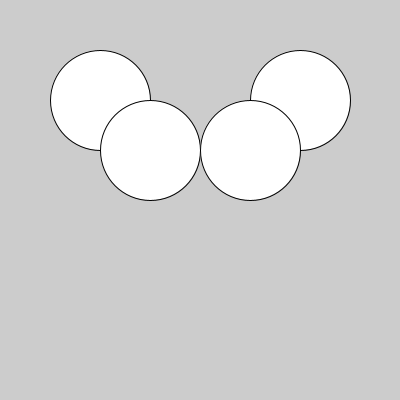
Frame 1 (no input)
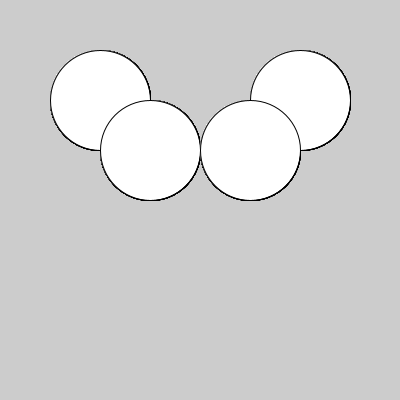
Frame 60 (the mouse pressed at the canvas centre just before this capture)
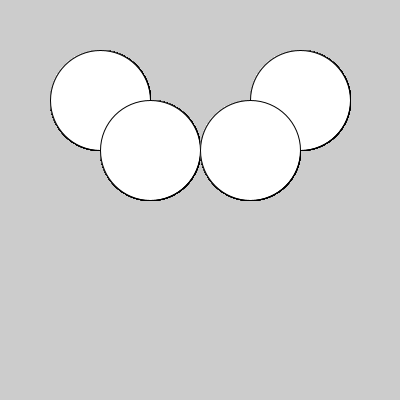
Frame 120 (the mouse held since frame 60 and released just before this capture)

The Processing sketch that drew these frames (run headless with seeded random() and noise(); from frame 60 on, the mouse is pressed at the canvas centre):

// Processing sketch: aula10_grupo02_exercicio05
// ── aula10_grupo02_exercicio05.pde
void setup(){
size(400,400);}
void draw(){
ellipse(100,100,100,100);
ellipse(300,100,100,100);
ellipse(150,150,100,100);
ellipse(250,150,100,100);
}
